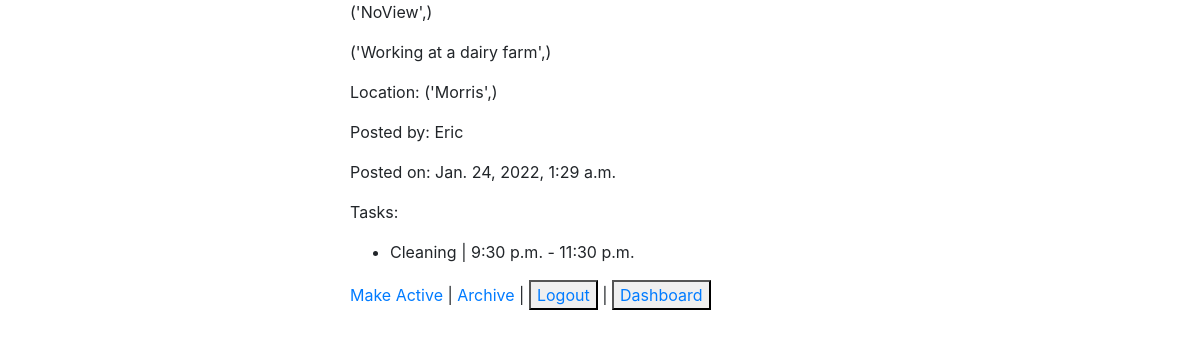
Before: /jobs/5/view (signed in) with the older database file.
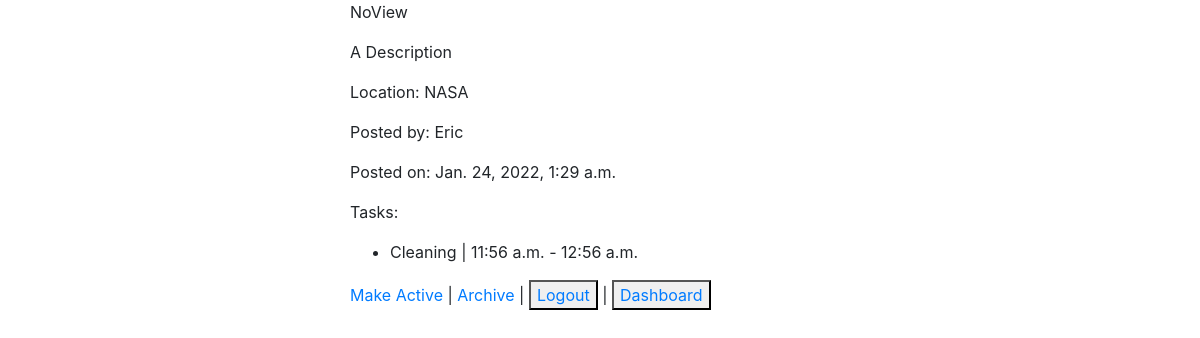
After: the same page with the newer database file.
### JobNotes/models.py (models this page shows)
class Job(models.Model):
    title=models.CharField(max_length=255)
    date=models.DateField(default=datetime.date.today())
    description=models.TextField()
    location=models.CharField(max_length=255)
    uploader=models.ForeignKey(User, related_name='jobs_uploaded', on_delete=CASCADE)
    active=models.BooleanField(default=True)
    workers=models.ManyToManyField(User, related_name='workers', blank=True)
    vehicles=models.ManyToManyField(Vehicle, related_name='vehicles', blank=True)
    equipment=models.ManyToManyField(Equipment, related_name='equipment_used')
    tasks=models.ManyToManyField(Task,related_name='active_tasks')
    created_at=models.DateTimeField(auto_now_add=True)
    updated_at=models.DateTimeField(auto_now=True)
    objects=JobManager()

class Task(models.Model):
    name=models.CharField(max_length=255,blank=True)
    description=models.TextField(blank=True)
    timein=models.TimeField(blank=True, null=True)
    timeout=models.TimeField(blank=True, null=True)
    created_at=models.DateTimeField(auto_now_add=True)
    updated_at=models.DateTimeField(auto_now=True)
    objects=TaskManager()

class User(models.Model):
    first_name=models.CharField(max_length=255)
    last_name=models.CharField(max_length=255)
    email=models.CharField(max_length=255)
    password=models.CharField(max_length=100)
    created_at=models.DateTimeField(auto_now_add=True)
    updated_at=models.DateTimeField(auto_now=True)
    objects=UserManager()

### JobNotes/views.py (the view)
# urls.py: path('jobs/<int:job_id>/view', views.jobpage),
def jobpage(request, job_id):
    if 'user_id' not in request.session:
        return redirect('/')
    this_job=Job.objects.get(id=job_id)
    context={
        'job':this_job
    }
    return render(request,'details.html',context)

### JobNotes/templates/details.html (shortened to what this page needs)
<!DOCTYPE html>
<html lang="en">
<head>
    <link rel="stylesheet" href="https://stackpath.bootstrapcdn.com/bootstrap/4.3.1/css/bootstrap.min.css">
    {% load static %}
</head>
<body>
    <div class='mx-auto' style='width: 500px;'>
    <p>{{job.title}}</p>
    <p>{{job.description}}</p>
    <p>Location: {{job.location}}</p>
    <p>Posted by: {{job.uploader.first_name}}</p>
    <p>Posted on: {{job.created_at}}</p>
    <p>Tasks:</p>
    {% for task in job.tasks.all %}
        <ul>
            <li>{{ task.name }} | {{ task.timein }} - {{ task.timeout }}</li>
        </ul>
    {% endfor %}
    <a href='/jobs/{{job.id}}/add_job/'>Make Active</a> |
    <a href='/jobs/{{job.id}}/remove_job/'>Archive</a> |
    <button><a href="logout">Logout</a></button> |
    <button><a href='/jobs'>Dashboard</a></button>
    </div>
</body>
</html>

Changed rows visible on the page:
changed Job "Eric": title "('NoView',)" → "NoView"; description "('Working at a dairy farm',)" → "A Description"; location "('Morris',)" → "NASA"
changed Task "Cleaning": timein "9:30 p.m." → "11:56 a.m."; timeout "11:30 p.m." → "12:56 a.m."
